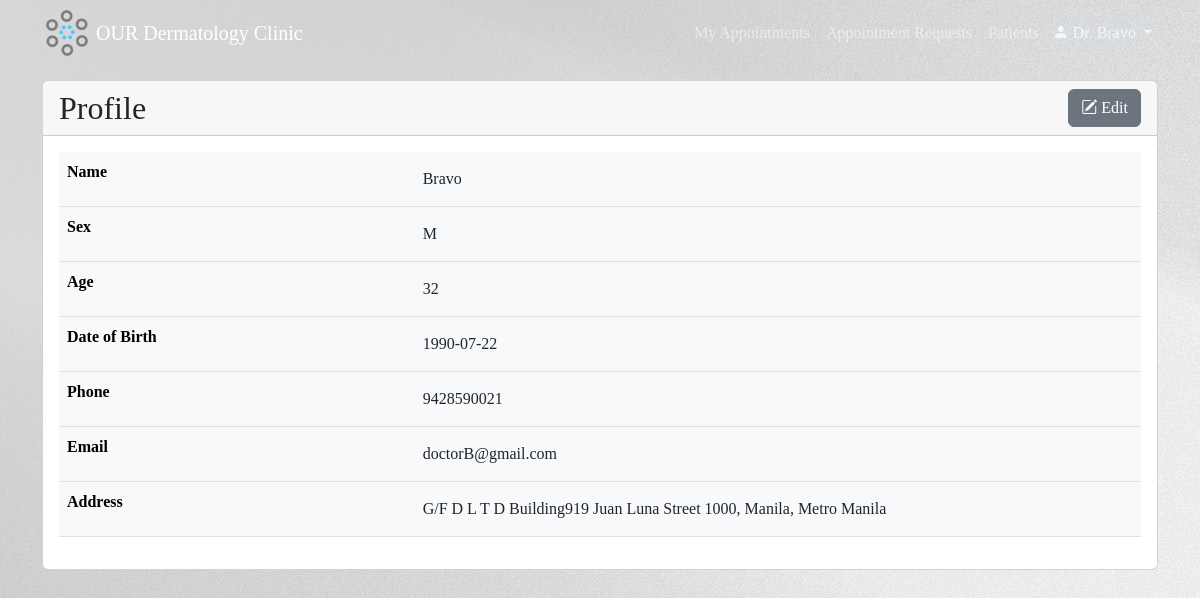
Page /assets/doctor/profile.php (signed in) on the committed database.
### tables this page shows
CREATE TABLE `doctor_table` (
  `doctor_id` int(20) NOT NULL,
  `doctor_username` varchar(45) NOT NULL,
  `doctor_password` varchar(255) NOT NULL,
  `doctor_name` varchar(45) NOT NULL,
  `doctor_sex` enum('M','F') NOT NULL,
  `doctor_age` int(10) NOT NULL,
  `doctor_birthdate` date NOT NULL,
  `doctor_email` varchar(45) NOT NULL,
  `doctor_phone_no` varchar(11) NOT NULL,
  `doctor_address` varchar(100) NOT NULL,
  `doctor_status` enum('Active','Inactive') NOT NULL DEFAULT 'Active'
);

### assets/doctor/profile.php (the view, shortened to what this page needs)
<?php
include "../config.php";
$sessionUser = $_SESSION['doctor_id'];
$doctor_data = "SELECT * FROM doctor_table WHERE doctor_id='$sessionUser'";
$results = mysqli_query($conn, $doctor_data);
$doctor = mysqli_fetch_array($results);
?>
<!DOCTYPE html>
<html>
<head>
    <link href="https://cdn.jsdelivr.net/npm/bootstrap@5.2.0-beta1/dist/css/bootstrap.min.css" rel="stylesheet">
    <link rel="stylesheet" href="https://cdn.jsdelivr.net/npm/bootstrap-icons@1.3.0/font/bootstrap-icons.css">
    <link rel="stylesheet" href="../css/style.css">
</head>
<body>
    <nav class="navbar navbar-expand-lg navbar-dark py-2 fixed-top">
        <div class="container">
            <a href="menu.php#"><img src="../img/logo.png" alt="logo"></a>
            <a href="menu.php" class="navbar-brand mx-1">OUR Dermatology Clinic</a>
            <div class="collapse navbar-collapse" id="navmenu">
                <ul class="navbar-nav ms-auto">
                    <li class="nav-item">
                        <a class="nav-link" href="appointment_records.php">My Appointments</a>
                    </li>
                    <li class="nav-item">
                        <a class="nav-link" href="appointment_requests_list.php">Appointment Requests</a>
                    </li>
                    <li class="nav-item">
                        <a class="nav-link" href="patients.php">Patients</a>
                    </li>
                    <li class="nav-item">
                        <div class="dropdown navbar-nav">
                            <button class="pt-2 dropdown-toggle" id="dropdown_logout" data-bs-toggle="dropdown" aria-expanded="false">
                                <span class="bi-person-fill"> Dr. </span><?php if (!empty($doctor['doctor_name'])) echo $doctor['doctor_name'];
                                                                            else echo $doctor['doctor_usernaname']; ?>
                            </button>
                        </div>
                    </li>
                </ul>
            </div>
        </div>
    </nav>
    <section>
        <div class="container">
            <div class="row">
                <div class="col-md-12">
                    <div class="card">
                        <div class="card-header">
                            <span class="h2">Profile</span>
                            <a href="edit_profile.php" class="btn btn-secondary float-end"><span class="bi-pencil-square"> </span>Edit</a>
                        </div>
                        <div class="card-body">
                            <table class="table table-light caption-top">
                                <tr>
                                    <th scope="row">Name</td>
                                    <td><input type="text" class="form-control-plaintext" name="doctor_name" value="<?php echo $doctor['doctor_name']; ?>" readonly />
                                    </td>
                                </tr>
                                <tr>
                                    <th scope="row">Sex</td>
                                    <td><input type="text" class="form-control-plaintext" name="doctor_sex" value="<?php echo $doctor['doctor_sex']; ?>" readonly />
                                    </td>
                                </tr>
                                <tr>
                                    <th scope="row">Age</td>
                                    <td><input type="text" class="form-control-plaintext" name="doctor_age" value="<?php echo $doctor['doctor_age']; ?>" readonly />
                                    </td>
                                </tr>
                                <tr>
                                    <th scope="row">Date of Birth</td>
                                    <td><input type="text" class="form-control-plaintext" name="doctor_birthdate" value="<?php echo $doctor['doctor_birthdate']; ?>" readonly />
                                    </td>
                                </tr>
                                <tr>
                                    <th scope="row">Phone</td>
                                    <td><input type="text" class="form-control-plaintext" name="doctor_phone_no" value="<?php echo $doctor['doctor_phone_no']; ?>" readonly />
                                    </td>
                                </tr>
                                <tr>
                                    <th scope="row">Email</td>
                                    <td><input type="text" class="form-control-plaintext" name="doctor_email" value="<?php echo $doctor['doctor_email']; ?>" readonly />
                                    </td>
                                </tr>
                                <tr>
                                    <th scope="row">Address</td>
                                    <td><input type="text" class="form-control-plaintext" name="doctor_address" value="<?php echo $doctor['doctor_address']; ?>" readonly />
                                    </td>
                                </tr>
                            </table>
                        </div>
                    </div>
                </div>
            </div>
        </div>
    </section>
</body>
</html>

### assets/css/style.css (style rules this page uses)
body::before { display: block; content:''; height: 80px; }
nav { background-image: url(../img/nav.jpg); }
nav img { height: 50px; }
nav button, footer button { background-color: transparent; border: none; color: aliceblue; }
body { background-image: url(../img/background.jpg); }
.container { font-family: Century Gothic; }

### rows in the picture
doctor_table: doctor_name "Bravo", doctor_sex "M", doctor_age "32", doctor_birthdate "1990-07-22", doctor_phone_no "9428590021", doctor_email "doctorB@gmail.com", doctor_address "G/F D L T D Building919 Juan Luna Street 1000, Manila, Metro Manila"
